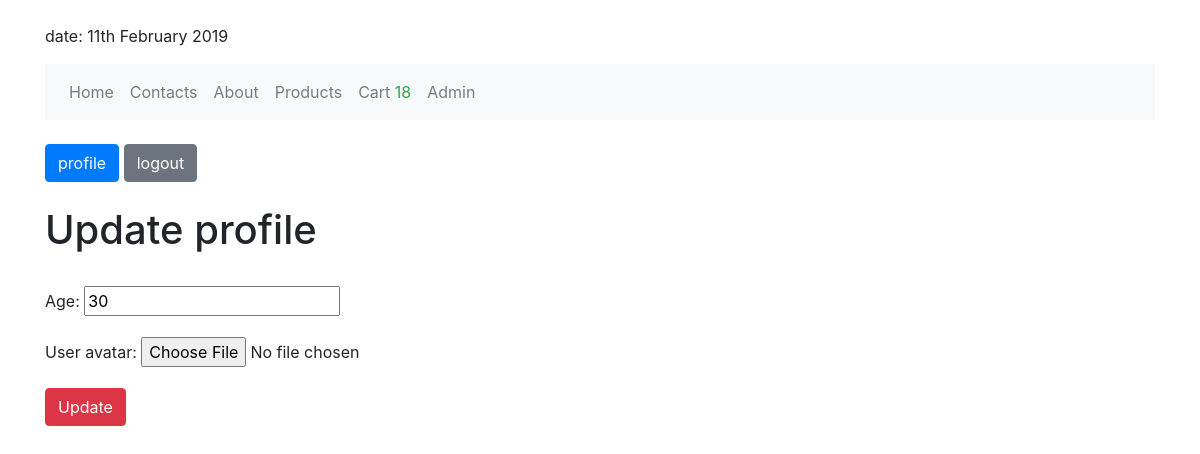
The page /accounts/update-profile/ (signed in) on the database as committed earlier.
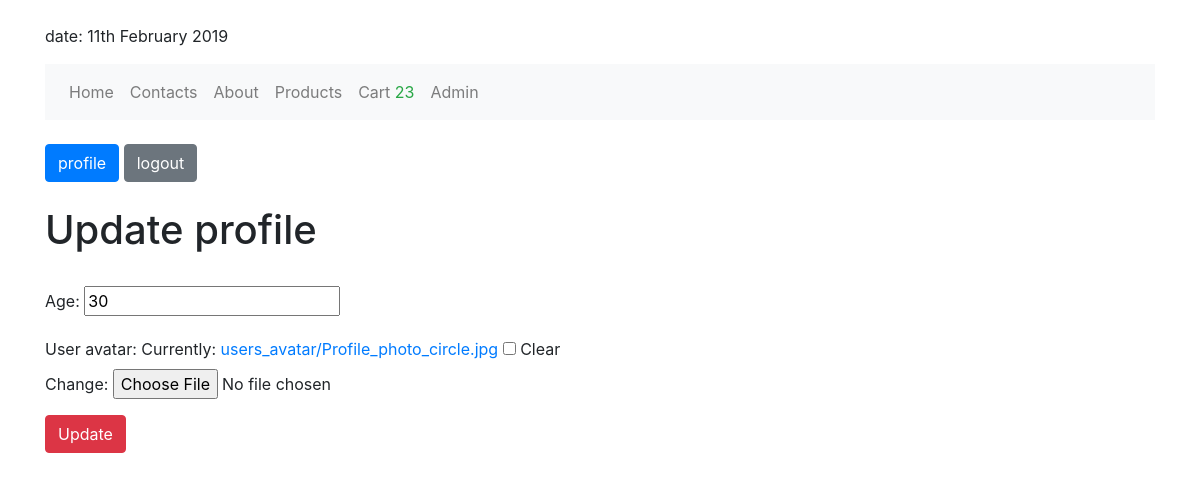
The same page on the database as committed later.
### accounts/models.py (models this page shows, shortened)
class Profile(models.Model):
    user = models.OneToOneField(User, on_delete=models.CASCADE)
    age = models.PositiveIntegerField(
        blank=True,
        null=True,
    )
    user_avatar = models.ImageField(
        upload_to='users_avatar/',
        blank=True,
        null=True,
    )

### accounts/views.py (the view)
# urls.py: path('update-profile/', profile_update_view, name='profile_update')
def profile_update_view(request):
    user_id = request.user.id
    instance = get_object_or_404(Profile, user_id=user_id)
    form = EditProfile(instance=instance)
    if request.method == 'POST':
        form = EditProfile(request.POST, request.FILES, instance=instance)
        if form.is_valid():
            form.save()
            return redirect('accounts:profile')
    context = {
        'form': form
    }
    return render(request, 'accounts/update_profile.html', context)

### accounts/forms.py
class EditProfile(forms.ModelForm):
    class Meta:
        model = Profile
        fields = [
            'age',
            'user_avatar'
        ]

### shopping_cart/context_processors.py (called while the page is built)
def cart_processor(request):
    if request.user.is_authenticated:
        user_cart = ShoppingCart.objects.filter(user=request.user)
        total_quantity = 0
        for order in user_cart:
            total_quantity += order.quantity
        return {'total_quantity': total_quantity}
    else:
        return {'total_quantity': 0}

### accounts/templates/accounts/update_profile.html (shortened to what this page needs)
{% extends 'base.html' %}
{% block content %}
    <h1>Update profile</h1>
    <br>
    <form method="post" enctype="multipart/form-data">
        {{ form.as_p }}
        <button class="btn btn-danger" type="submit">
            Update
        </button>
    </form>
{% endblock %}

Rows that differ between the two databases and show on the page:
now on this page (row edited): Profile: age "30"
Other text that changed with them:
{{ total_quantity }}: "18" → "23"
form field as_p: (not shown) → "☐"
form field age: "30" → (not shown)
text no longer shown: "Age: User avatar:"
text now shown: "Age: User avatar: Currently: users_avatar/Profile_photo_circle.jpg Clear Change:"
